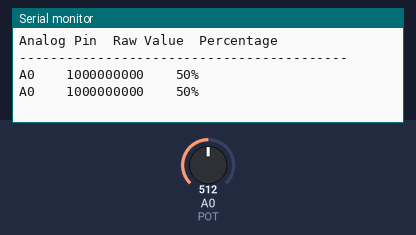
The sketch below on a simulated Arduino Uno, built with avr-gcc and run on an emulated ATmega328P. On the bench: the last lines printed to the serial monitor. Inputs (shaded band) come from the test bench; at power-on: A0 (POT) = 512.

Above: at 1.8 s.
1.9 s: A0 (POT) set to 716
At 2.8 s:
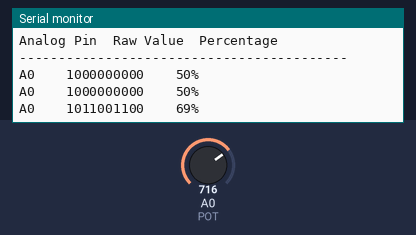
3.4 s: A0 (POT) set to 900
At 9.6 s:
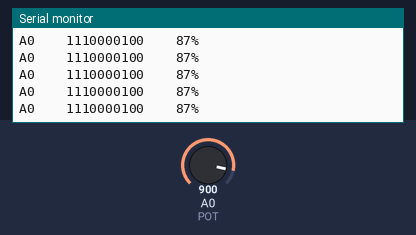
Timing chart, 0 to 10.9 s (numbered marks = the images above; inputs shaded):
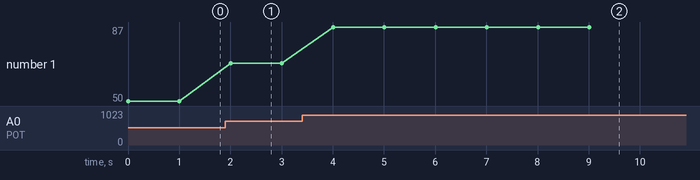

Measured:
- after the input at 1.9 s, the serial monitor: prints a new line after 0.10 s (image 1)
- after the input at 3.4 s, the serial monitor: prints a new line after 0.61 s (image 2)
- plotted number 1: 50 → 69 after the input at 1.9 s, 69 → 87 after the input at 3.4 s

The sketch:

potTable.ino
```cpp
const int POT = A0;


void setup() {
  // put your setup code here, to run once:
  Serial.begin(115200);

}

void loop() {
  // put your main code here, to run repeatedly:

  Serial.println("\nAnalog Pin\tRaw Value\tPercentage");
  Serial.println("------------------------------------------");

  for (int i = 0; i < 10; i++) {
    int val = analogRead(POT);
    int per = map(val, 0, 1023, 0, 100);

    Serial.print("A0\t\t");

    Serial.print(val, BIN);
    Serial.print("\t\t");

    Serial.print(per);
    Serial.println("%");

    delay(1000);
  }

  delay(1000);
}
```
